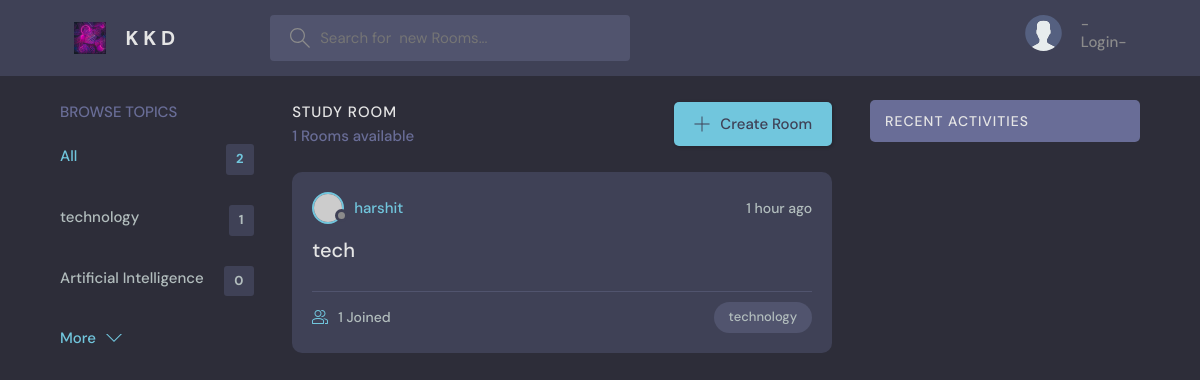
The page / on the database its author committed.
### varta/models.py (models this page shows, shortened)
class Topic(models.Model):
	name = models.CharField(max_length=200)

class Room(models.Model):
	host = models.ForeignKey(User,on_delete=models.SET_NULL,null=True)
	topic = models.ForeignKey(Topic,on_delete=models.SET_NULL,null=True)
	name = models.TextField(max_length=100)
	description = models.TextField(null=True,blank=True)
	participants = models.ManyToManyField(User,related_name='participants',blank=True)
	updated = models.DateTimeField(auto_now=True)
	created = models.DateTimeField(auto_now_add=True)
	class Meta:
		ordering = ['-updated','-created']

### varta/views.py (the view)
# urls.py: path('',views.home,name='home'),
def home(request):
	q = request.GET.get('q') if request.GET.get('q') != None else ''
	rooms = Room.objects.filter(Q(topic__name__icontains=q) | Q(name__icontains=q) |Q(description__icontains=q))
	topics = Topic.objects.all()[0:5]
	room_count = rooms.count()
	room_messages = Message.objects.filter(Q(room__topic__name__icontains=q))
	context = {'rooms':rooms,'topics':topics,'room_count':room_count,'room_messages':room_messages}
	return render(request,'varta/home.html',context)

### varta/templates/varta/home.html (shortened to what this page needs)
    {%extends 'main.html'%}
    {% block content%}
    <main class="layout layout--3">
      <div class="container">
        {% include 'varta/topic.html'%}
        <div class="roomList">
          <div class="roomList__header">
            <div>
              <h2>Study Room</h2>
              <p>{{room_count}} Rooms available</p>
            </div>
            <a class="btn btn--main" href="{% url 'create-room'%}">
              <svg version="1.1" xmlns="http://www.w3.org/2000/svg" width="32" height="32" viewBox="0 0 32 32">
                <title>add</title>
                <path
                  d="M16.943 0.943h-1.885v14.115h-14.115v1.885h14.115v14.115h1.885v-14.115h14.115v-1.885h-14.115v-14.115z"
                ></path>
              </svg>
              Create Room
            </a>
          </div>
         {% include 'varta/feed.html' %}
        </div>
        {% include 'varta/activity_.html' %}
      </div>
    </main>
    {% endblock%}

### varta/templates/varta/topic.html
     <div class="topics">
          <div class="topics__header">
            <h2>Browse Topics</h2>
          </div>
          <ul class="topics__list">
            <li>
              <a href="{% url 'home' %}" class="active">All <span>{{topics.count}}</span></a>
            </li>{% for topic in topics %}
            <li>
              <a href="{% url 'home' %}?q={{topic.name}}">{{topic.name}} <span>{{topic.room_set.all.count}}</span></a>
            </li>
           {%endfor%}
          </ul>
          <a class="btn btn--link" href="{% url 'topics'%}">
            More
            <svg version="1.1" xmlns="http://www.w3.org/2000/svg" width="32" height="32" viewBox="0 0 32 32">
              <title>chevron-down</title>
              <path d="M16 21l-13-13h-3l16 16 16-16h-3l-13 13z"></path>
            </svg>
          </a>
        </div>

### varta/templates/varta/feed.html (shortened to what this page needs)
 {% for room in rooms%}
 <div class="roomListRoom">
            <div class="roomListRoom__header">
              <a href="{% url 'user-profile' room.host.id %}" class="roomListRoom__author">
                <div class="avatar avatar--small">
                  <img src="https://randomuser.me/api/portraits/women/11.jpg" />
                </div>
                <span>{{room.host.username}}</span>
              </a>
              <div class="roomListRoom__actions">
                <span>{{room.created|timesince}} ago</span>
              </div>
            </div>
            <div class="roomListRoom__content">
              <a href="{% url 'room' room.id%}">{{room.name}}</a>
                         </div>
            <div class="roomListRoom__meta">
              <a href="{% url 'room' room.id%}" class="roomListRoom__joined">
                {{room.participants.all.count}} Joined
              </a>
              <p class="roomListRoom__topic">{{room.topic.name}}</p>
            </div>
          </div>
{%endfor%}

### static/styles/style.css (style rules this page uses)
:root { --color-main: #71c6dd; --color-main-light: #e1f6fb; --color-dark: #3f4156; --color-dark-medium: #51546e; --color-dark-light: #696d97; --color-light: #e5e5e5; --color-gray: #8b8b8b; --color-light-gray: #b2bdbd; --color-bg: #2d2d39; --color-success: #5dd693; --color-error: #fc4b0b; }
* { font-family: "DM Sans", -apple-system, BlinkMacSystemFont, "Segoe UI", Roboto, Oxygen, Ubuntu, Cantarell, "Open Sans", "Helvetica Neue", sans-serif; margin: 0; padding: 0; box-sizing: border-box; text-rendering: optimizeLegibility; font-size: inherit; }
html { font-size: 56.25%; }
@media only screen and (min-width: 1200px) { html { font-size: 62.5%; } }
body { line-height: 1.6; font-weight: 400; font-size: 1.5rem; color: var(--color-light-gray); background-color: var(--color-bg); min-height: 100vh; }
img { width: 100%; }
a { display: inline-block; color: var(--color-main); text-decoration: none; }
.container { max-width: 120rem; width: 90%; margin: auto; }
.btn { background-color: transparent; border: none; display: inline-flex; align-items: center; gap: 1rem; cursor: pointer; transition: all ease-in-out 0.3s; padding: 1rem 2rem; border-radius: 5px; box-shadow: 1px 1px 3px 1px rgba(0, 0, 0, 0.15); font-weight: 500; }
.btn--link { border-radius: 0; padding: 0; color: var(--color-main); box-shadow: none; }
.btn--main { background-color: var(--color-main); color: var(--color-dark); }
.btn > svg { fill: currentColor; width: 1.6rem; height: 1.6rem; }
.avatar { position: relative; display: inline-block; border-radius: 50%; border: 2px solid var(--color-main); }
.avatar img { display: block; border-radius: 50%; object-fit: cover; object-position: center; }
.avatar::after { content: ""; display: block; position: absolute; background-color: var(--color-gray); z-index: 111; border-radius: 50%; border: 0.3rem solid var(--color-dark); }
.avatar.avatar--small img { width: 2.8rem; height: 2.8rem; }
.avatar.avatar--small:after { width: 0.7rem; height: 0.7rem; bottom: 0px; right: -6px; }
.layout { margin-top: 2.4rem; }
.layout > .container { display: flex; justify-content: space-between; align-items: flex-start; }
.layout--3 > .container > div:first-child { flex-basis: 18%; max-width: 22.5rem; }
.layout--3 > .container > div:nth-child(2) { flex-basis: 50%; }
.topics__header { margin-bottom: 2rem; }
.topics__header h2 { text-transform: uppercase; font-weight: 500; color: var(--color-dark-light); }
.topics__list { list-style: none; }
.topics__list li a { display: flex; justify-content: space-between; margin-bottom: 3rem; font-weight: 500; color: var(--color-light-gray); transition: all 0.3s ease-in-out; }
.topics__list li a.active, .topics__list li a:hover { color: var(--color-main); }
.topics__list li a span { padding: 0.5rem 1rem; background-color: var(--color-dark); border-radius: 3px; font-size: 1.3rem; font-weight: 700; letter-spacing: 1px; }
.roomList__header { display: flex; justify-content: space-between; align-items: center; margin-bottom: 2.4rem; }
.roomList__header h2 { text-transform: uppercase; font-weight: 500; color: var(--color-light); letter-spacing: 1px; }
.roomList__header p { font-weight: 500; color: var(--color-dark-light); }
.roomListRoom { margin-bottom: 2.4rem; background-color: var(--color-dark); border-radius: 1rem; padding: 2rem; }
.roomListRoom__header { display: flex; justify-content: space-between; align-items: center; }
.roomListRoom__author { font-weight: 500; display: flex; align-items: center; gap: 1rem; }
.roomListRoom__actions { display: flex; align-items: flex-start; gap: 1rem; position: relative; }
.roomListRoom__actions span { font-size: 1.4rem; font-weight: 500; }
.roomListRoom__content { margin: 1rem 0; }
.roomListRoom__content a { font-size: 2rem; font-weight: 500; margin-bottom: 1.5rem; color: var(--color-light); transition: all 0.3s ease-in-out; }
.roomListRoom__meta { border-top: 1px solid var(--color-dark-medium); padding-top: 1rem; display: flex; align-items: center; justify-content: space-between; }
.roomListRoom__joined { color: var(--color-light-gray); display: flex; align-items: center; gap: 1rem; font-size: 1.4rem; font-weight: 500; }
.roomListRoom__joined svg { fill: var(--color-main); width: 1.6rem; height: 1.6rem; }
.roomListRoom__topic { padding: 5px 1.5rem; background-color: var(--color-dark-medium); border-radius: 5rem; font-weight: 500; font-size: 1.3rem; }

### rows shown on the page
Topic: name "technology", room_set.all.count "1"
Topic: name "Artificial Intelligence", room_set.all.count "0"
Room: host.username "harshit", created "1 hour", name "tech", participants.all.count "1", topic.name "technology"

### other values the page prints
{{ topics.count }} "2"
{{ room_count }} "1"
